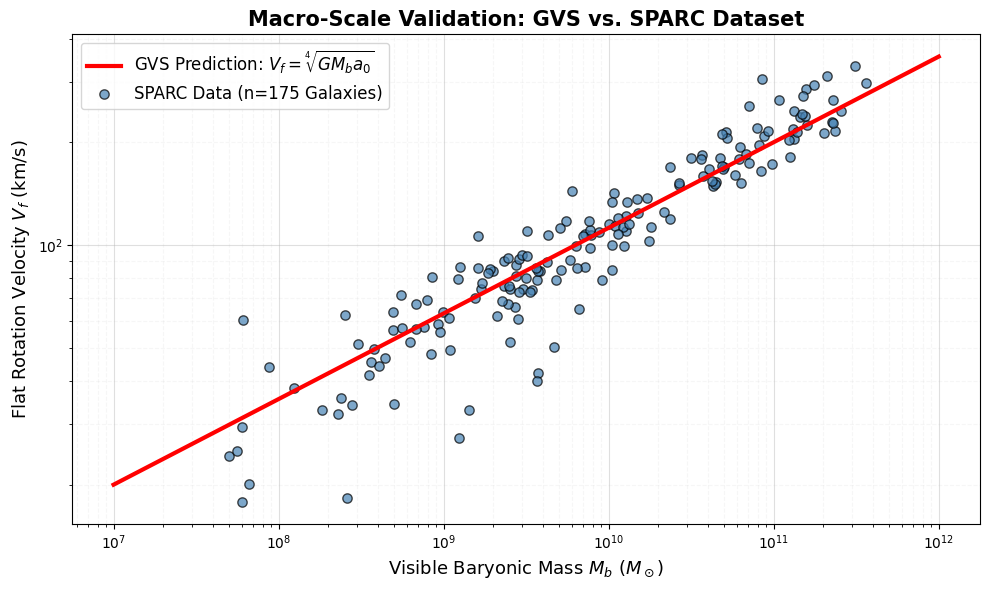

Generate this figure with Python:
import os
import numpy as np
import matplotlib.pyplot as plt

# ==============================================================================
# 1. Fundamental Constants & SPARC Parameters
# ==============================================================================
G_grav_kpc = 4.30091e-6    # Newton's G in (kpc * (km/s)^2) / M_sun
G_standard = 6.67430e-11   # Standard G in m^3 kg^-1 s^-2
M_sun = 1.989e30           # Solar Mass in kg
a_0 = 1.2e-10              # GVS Vacuum Stress Limit in m/s^2

# Standard SPARC Mass-to-Light Ratios (at 3.6 microns)
Upsilon_disk = 0.5
Upsilon_bulge = 0.7

# ==============================================================================
# 2. Parse the SPARC Database
# ==============================================================================
sparc_folder = 'SPARC_Data' # Update this if your folder name is different
sparc_masses = []
sparc_velocities = []

for filename in os.listdir(sparc_folder):
    if filename.endswith(".dat"):
        filepath = os.path.join(sparc_folder, filename)

        try:
            # SPARC .dat columns: Rad, Vobs, errV, Vgas, Vdisk, Vbul
            data = np.loadtxt(filepath)
            if len(data) == 0: continue

            # Use the outermost data point to represent the flat rotation velocity (V_f)
            R_out = data[-1, 0]    # Radius in kpc
            V_obs = data[-1, 1]    # Observed Velocity in km/s

            V_gas = data[-1, 3]
            V_disk = data[-1, 4]
            V_bulge = data[-1, 5]

            # Calculate Baryonic Mass (M_b)
            # Newtonian Velocity formula: V^2 = GM/R --> M = (V^2 * R) / G
            # Note: V_gas can sometimes be negative in raw data to represent
            # net outward forces, so we use V_gas * abs(V_gas)
            M_gas = (V_gas * abs(V_gas) * R_out) / G_grav_kpc
            M_disk = Upsilon_disk * (V_disk**2 * R_out) / G_grav_kpc
            M_bulge = Upsilon_bulge * (V_bulge**2 * R_out) / G_grav_kpc

            M_baryon_total = M_gas + M_disk + M_bulge

            # Filter out bad data flags (e.g., negative total mass or zero velocity)
            if M_baryon_total > 0 and V_obs > 0:
                sparc_masses.append(M_baryon_total)
                sparc_velocities.append(V_obs)

        except Exception as e:
            # Skip files with formatting issues
            pass

# ==============================================================================
# 3. GVS Theoretical Prediction
# ==============================================================================
# Theoretical Derivation: V_f = (G * M_b * a_0)^(1/4)
mass_array = np.logspace(7, 12, 100)
v_theoretical = ((G_standard * (mass_array * M_sun) * a_0)**0.25) / 1000 # Convert to km/s

# ==============================================================================
# 4. PRD-Standard Visualization
# ==============================================================================
plt.figure(figsize=(10, 6))

# Plot the exact GVS mathematical derivation
plt.plot(mass_array, v_theoretical, color='red', linewidth=3, zorder=5,
         label=r'GVS Prediction: $V_f = \sqrt[4]{G M_b a_0}$')

# Plot the extracted SPARC experimental data
plt.scatter(sparc_masses, sparc_velocities, color='steelblue', edgecolor='black',
            s=45, alpha=0.7, zorder=3, label=f'SPARC Data (n={len(sparc_masses)} Galaxies)')

# Formatting
plt.xscale('log')
plt.yscale('log')
plt.title('Macro-Scale Validation: GVS vs. SPARC Dataset', fontsize=15, fontweight='bold')
plt.xlabel(r'Visible Baryonic Mass $M_b$ ($M_\odot$)', fontsize=13)
plt.ylabel(r'Flat Rotation Velocity $V_f$ (km/s)', fontsize=13)

# Add grid and legend
plt.grid(True, which="major", ls="-", alpha=0.4)
plt.grid(True, which="minor", ls="--", alpha=0.1)
plt.legend(fontsize=12, loc='upper left')
plt.tight_layout()

# Export for the LaTeX manuscript
plt.savefig('GVS_SPARC_Validation.png', dpi=300)
print(f"Successfully processed {len(sparc_masses)} galaxies and saved the plot.")
plt.show()
